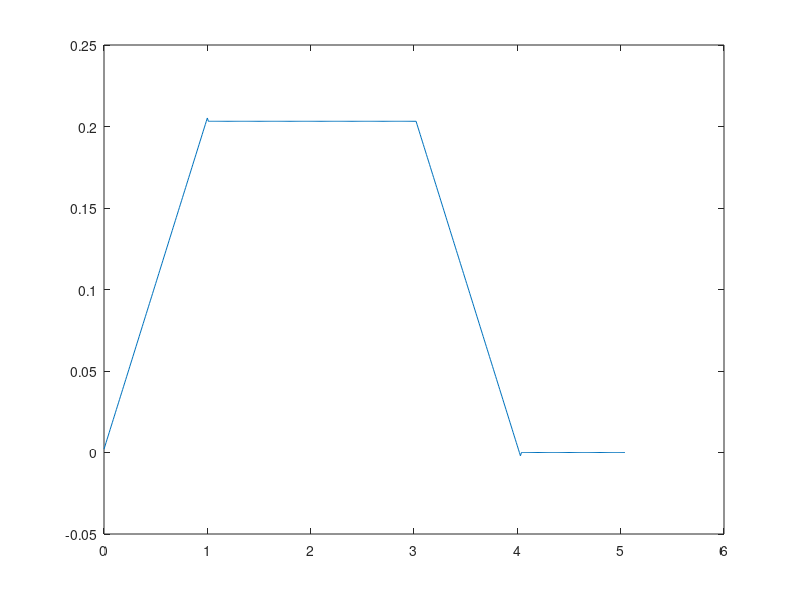

The MATLAB script that drew this image:
% test1 input 0.2032m/s
t=0:.01:5.04;
w=.01:.01:1.01;
u1=(w*.2032);
u2=.2032*ones(1,101);
u3=.2032*ones(1,101);
u4=.2032-(w*.2032);
u5=0*ones(1,101);
u=[u1 u2 u3 u4 u5];
plot(t,u)